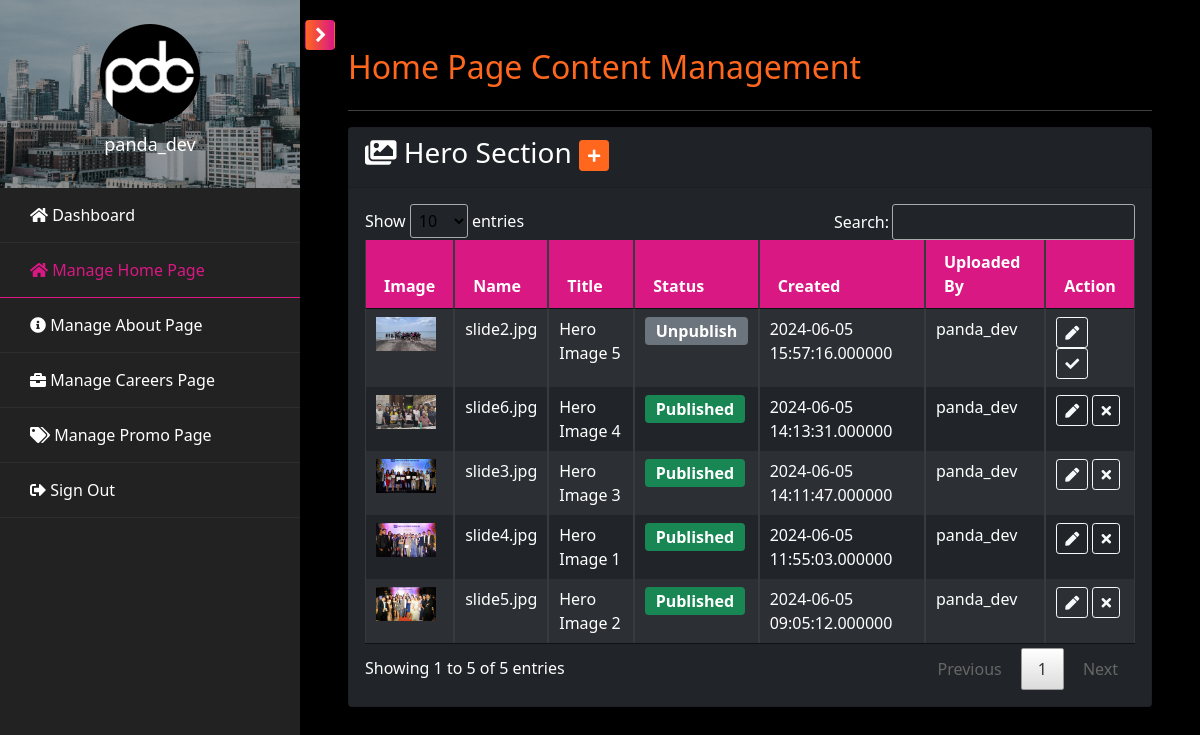
The app's page /pages/dev/dev.home.php (signed in) with its own data.
### tables this page shows
CREATE TABLE `tbl_home_hero` (
  `id` int(100) NOT NULL,
  `image_name` varchar(2000) NOT NULL,
  `file_path` varchar(1000) NOT NULL,
  `title` varchar(1000) NOT NULL,
  `status` enum('Published','Unpublish') NOT NULL,
  `created` datetime(6) NOT NULL DEFAULT current_timestamp(6),
  `uploaded_by` varchar(1000) NOT NULL,
  `updated` datetime(6) NOT NULL DEFAULT current_timestamp(6),
  `modified_by` varchar(1000) NOT NULL
);

CREATE TABLE `tbl_user` (
  `id` int(11) NOT NULL,
  `username` varchar(100) NOT NULL,
  `password` varchar(255) NOT NULL,
  `role` enum('admin','support','dev','marketing','hr','outlet') NOT NULL,
  `branch` varchar(100) DEFAULT NULL,
  `status` enum('Active','Inactive') NOT NULL DEFAULT 'Active',
  `created` datetime(6) DEFAULT current_timestamp(6),
  `updated` datetime(6) DEFAULT current_timestamp(6) ON UPDATE current_timestamp(6)
);

### pages/dev/dev.home.php (the view, shortened to what this page needs)
<?php include('dev.header.php'); ?>
    <div id="content" class="p-4 p-md-5 pt-5">
        <h2 class="mb-4 text-orange">Home Page Content Management</h2>
        <hr />
        <div class="card bg-dark">
            <div class="card-header">
                <h3><i class="fas fa-images"></i> Hero Section <a href="dev.add.hhero.php" class="btn btn-sm btn-orange"><i class="fas fa-plus"></i></a></h3>
            </div>
            <div class="card-body">
                <div class="table-responsive">
                    <table class="table table-bordered table-striped table-dark table-sm w-100" id="hhero_table">
                        <thead>
                            <tr>
                                <th>Image</th>
                                <th>Name</th>
                                <th>Title</th>
                                <th>Status</th>
                                <th>Created</th>
                                <th>Uploaded By</th>
                                <th>Action</th>
                            </tr>
                        </thead>
                        <tbody>
                            <?php
                                $hero_qry = mysqli_query($conn, "
                                    SELECT
                                    h.*,
                                    u1.id as uploaded_by_userid,
                                    u1.username as uploaded_by_username,
                                    u2.id as modified_by_userid,
                                    u2.username as modified_by_username
                                    FROM tbl_home_hero h
                                    LEFT JOIN tbl_user u1 ON h.uploaded_by = u1.id
                                    LEFT JOIN tbl_user u2 ON h.modified_by = u2.id
                                    ORDER BY h.created DESC;
                                ");
                                while($rows=mysqli_fetch_array($hero_qry)){
                            ?>
                                <tr>
                                    <td><img src="<?php echo $rows["file_path"]; ?>" style="width: 60px; height: auto;" /></td>
                                    <td><?php echo $rows["image_name"]; ?></td>
                                    <td><?php echo $rows["title"]; ?></td>
                                    <td>
                                        <span class="badge <?php echo $rows["status"] == 'Published' ? 'bg-success' : 'bg-secondary'; ?>">
                                            <?php echo ucfirst($rows["status"]); ?>
                                        </span>
                                    </td>
                                    <td><?php echo $rows["created"]; ?></td>
                                    <td><?php echo $rows["uploaded_by_username"]; ?></td>
                                    <td>
                                        <a class="btn btn-sm btn-outline-light" href="dev.edit.hhero.php?id=<?php echo $rows['id']; ?>" title="Edit"><i class="fas fa-pen"></i></a>
                                        <?php if ($rows['status'] == 'Published') { ?>
                                            <a class="btn btn-sm btn-outline-light" href="process.status.hhero.php?id=<?php echo $rows['id']; ?>&status=Unpublish" title="Unpublish">
                                                <i class="fas fa-times"></i>
                                            </a>
                                        <?php } else { ?>
                                            <a class="btn btn-sm btn-outline-light" href="process.status.hhero.php?id=<?php echo $rows['id']; ?>&status=Published" title="publish">
                                                <i class="fas fa-check"></i>
                                            </a>
                                        <?php } ?>
                                    </td>
                                </tr>
                            <?php } ?>
                        </tbody>
                    </table>
                </div>
            </div>
        </div>
    </div>
    <?php include('dev.footer.php'); ?>

### assets/css/main.style.css (style rules this page uses)
body { background-color: #000; color: #fff; text-align: left; margin: 0; }
.text-orange { color: #FF671F; }
.btn-orange { color: #fff; background-color: #FF671F; border-color: #FF671F; }
#content { width: 100%; padding: 0; min-height: 100vh; -webkit-transition: all 0.3s; -o-transition: all 0.3s; transition: all 0.3s; }
.table-dark { background-color: #222; color: #fff; }
.table-dark .badge { font-size: 1rem; }
.table-dark thead th { background-color: #DA1884; color: #fff; }

### records on screen
tbl_home_hero: file_path (picture), image_name "slide2.jpg", title "Hero Image 5", status "Unpublish", created "2024-06-05 15:57:16.000000", tbl_user.username "panda_dev"
tbl_home_hero: file_path (picture), image_name "slide6.jpg", title "Hero Image 4", status "Published", created "2024-06-05 14:13:31.000000", tbl_user.username "panda_dev"
tbl_home_hero: file_path (picture), image_name "slide3.jpg", title "Hero Image 3", status "Published", created "2024-06-05 14:11:47.000000", tbl_user.username "panda_dev"
tbl_home_hero: file_path (picture), image_name "slide4.jpg", title "Hero Image 1", status "Published", created "2024-06-05 11:55:03.000000", tbl_user.username "panda_dev"
tbl_home_hero: file_path (picture), image_name "slide5.jpg", title "Hero Image 2", status "Published", created "2024-06-05 09:05:12.000000", tbl_user.username "panda_dev"

### other values on screen
$_SESSION['username'] "panda_dev"
